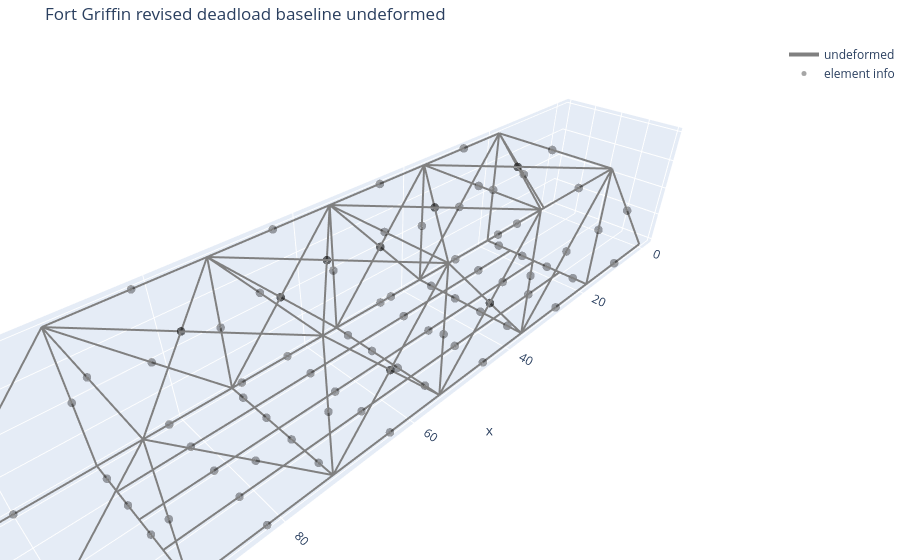

Notebook source saved alongside this figure:
### Code cell
# plotly plot 1
# undeformed only
# loads off

fig_undef = plot_structure_plotly(
    clean_model,
    data,
    U=None,
    scale=1.0,
    selector="all",
    show_undeformed=True,
    show_deformed=False,
    show_nodes=False,
    show_node_labels=False,
    show_element_hover=True,
    show_member_loads=False,
    title="Fort Griffin revised deadload baseline undeformed",
    save_html=str(plotly_undef_html),
    save_png=str(plotly_undef_png),
)

fig_undef.show()

print(f"Saved {plotly_undef_html}")
print(f"Saved {plotly_undef_png}")

### Figure 1 — Plotly figure (JSON) as saved in the notebook; plotly's stock layout.template omitted (floating-point values rounded to 4 significant figures; data arrays with more than 128 entries replaced by an {"elided": "..."} marker saying what was removed)
{"data": [{"hoverinfo": "skip", "line": {"color": "gray", "dash": "solid", "width": 4}, "mode": "lines", "name": "undeformed", "type": "scatter3d", "x": {"elided": "273 float values"}, "y": {"elided": "273 int values"}, "z": {"elided": "273 int values"}}, {"hovertemplate": "%{text}<extra></extra>", "marker": {"color": "black", "opacity": 0.35, "size": 5}, "mode": "markers", "name": "element info", "text": ["Element 101<br>type = 3D_truss<br>nodes = 1 to 2<br>section = lower_chord", "Element 102<br>type = 3D_truss<br>nodes = 2 to 3<br>section = lower_chord", "Element 103<br>type = 3D_truss<br>nodes = 3 to 4<br>section = lower_chord", "Element 104<br>type = 3D_truss<br>nodes = 4 to 5<br>section = lower_chord", "Element 105<br>type = 3D_truss<br>nodes = 5 to 6<br>section = lower_chord", "Element 106<br>type = 3D_truss<br>nodes = 6 to 7<br>section = lower_chord", "Element 107<br>type = 3D_truss<br>nodes = 1 to 8<br>section = upper_end", "Element 108<br>type = 3D_truss<br>nodes = 8 to 9<br>section = upper_chord", "Element 109<br>type = 3D_truss<br>nodes = 9 to 10<br>section = upper_chord", "Element 110<br>type = 3D_truss<br>nodes = 10 to 11<br>section = upper_chord", "Element 111<br>type = 3D_truss<br>nodes = 11 to 12<br>section = upper_chord", "Element 112<br>type = 3D_truss<br>nodes = 7 to 12<br>section = upper_end", "Element 113<br>type = 3D_truss<br>nodes = 2 to 8<br>section = vertical", "Element 114<br>type = 3D_truss<br>nodes = 3 to 9<br>section = vertical", "Element 115<br>type = 3D_truss<br>nodes = 4 to 10<br>section = vertical", "Element 116<br>type = 3D_truss<br>nodes = 5 to 11<br>section = vertical", "Element 117<br>type = 3D_truss<br>nodes = 6 to 12<br>section = vertical", "Element 118<br>type = 3D_truss<br>nodes = 3 to 8<br>section = diagonal", "Element 119<br>type = 3D_truss<br>nodes = 4 to 9<br>section = diagonal", "Element 120<br>type = 3D_truss<br>nodes = 4 to 11<br>section = diagonal", "Element 121<br>type = 3D_truss<br>nodes = 5 to 12<br>section = diagonal", "Element 122<br>type = 3D_truss<br>nodes = 3 to 10<br>section = tension_rod", "Element 123<br>type = 3D_truss<br>nodes = 5 to 10<br>section = tension_rod", "Element 201<br>type = 3D_truss<br>nodes = 13 to 14<br>section = lower_chord", "Element 202<br>type = 3D_truss<br>nodes = 14 to 15<br>section = lower_chord", "Element 203<br>type = 3D_truss<br>nodes = 15 to 16<br>section = lower_chord", "Element 204<br>type = 3D_truss<br>nodes = 16 to 17<br>section = lower_chord", "Element 205<br>type = 3D_truss<br>nodes = 17 to 18<br>section = lower_chord", "Element 206<br>type = 3D_truss<br>nodes = 18 to 19<br>section = lower_chord", "Element 207<br>type = 3D_truss<br>nodes = 13 to 20<br>section = upper_end", "Element 208<br>type = 3D_truss<br>nodes = 20 to 21<br>section = upper_chord", "Element 209<br>type = 3D_truss<br>nodes = 21 to 22<br>section = upper_chord", "Element 210<br>type = 3D_truss<br>nodes = 22 to 23<br>section = upper_chord", "Element 211<br>type = 3D_truss<br>nodes = 23 to 24<br>section = upper_chord", "Element 212<br>type = 3D_truss<br>nodes = 19 to 24<br>section = upper_end", "Element 213<br>type = 3D_truss<br>nodes = 14 to 20<br>section = vertical", "Element 214<br>type = 3D_truss<br>nodes = 15 to 21<br>section = vertical", "Element 215<br>type = 3D_truss<br>nodes = 16 to 22<br>section = vertical", "Element 216<br>type = 3D_truss<br>nodes = 17 to 23<br>section = vertical", "Element 217<br>type = 3D_truss<br>nodes = 18 to 24<br>section = vertical", "Element 218<br>type = 3D_truss<br>nodes = 15 to 20<br>section = diagonal", "Element 219<br>type = 3D_truss<br>nodes = 16 to 21<br>section = diagonal", "Element 220<br>type = 3D_truss<br>nodes = 16 to 23<br>section = diagonal", "Element 221<br>type = 3D_truss<br>nodes = 17 to 24<br>section = diagonal", "Element 222<br>type = 3D_truss<br>nodes = 15 to 22<br>section = tension_rod", "Element 223<br>type = 3D_truss<br>nodes = 17 to 22<br>section = tension_rod", "Element 301<br>type = 3D_frame<br>nodes = 2 to 25<br>section = floor_beam", "Element 302<br>type = 3D_frame<br>nodes = 25 to 26<br>section = floor_beam", "Element 303<br>type = 3D_frame<br>nodes = 26 to 27<br>section = floor_beam", "Element 304<br>type = 3D_frame<br>nodes = 27 to 14<br>section = floor_beam", "Element 305<br>type = 3D_frame<br>nodes = 3 to 28<br>section = floor_beam", "Element 306<br>type = 3D_frame<br>nodes = 28 to 29<br>section = floor_beam", "Element 307<br>type = 3D_frame<br>nodes = 29 to 30<br>section = floor_beam", "Element 308<br>type = 3D_frame<br>nodes = 30 to 15<br>section = floor_beam", "Element 309<br>type = 3D_frame<br>nodes = 4 to 31<br>section = floor_beam", "Element 310<br>type = 3D_frame<br>nodes = 31 to 32<br>section = floor_beam", "Element 311<br>type = 3D_frame<br>nodes = 32 to 33<br>section = floor_beam", "Element 312<br>type = 3D_frame<br>nodes = 33 to 16<br>section = floor_beam", "Element 313<br>type = 3D_frame<br>nodes = 5 to 34<br>section = floor_beam", "Element 314<br>type = 3D_frame<br>nodes = 34 to 35<br>section = floor_beam", "Element 315<br>type = 3D_frame<br>nodes = 35 to 36<br>section = floor_beam", "Element 316<br>type = 3D_frame<br>nodes = 36 to 17<br>section = floor_beam", "Element 317<br>type = 3D_frame<br>nodes = 6 to 37<br>section = floor_beam", "Element 318<br>type = 3D_frame<br>nodes = 37 to 38<br>section = floor_beam", "Element 319<br>type = 3D_frame<br>nodes = 38 to 39<br>section = floor_beam", "Element 320<br>type = 3D_frame<br>nodes = 39 to 18<br>section = floor_beam", "Element 401<br>type = 3D_frame<br>nodes = 25 to 28<br>section = stringer_heavy", "Element 402<br>type = 3D_frame<br>nodes = 28 to 31<br>section = stringer_heavy", "Element 403<br>type = 3D_frame<br>nodes = 31 to 34<br>section = stringer_heavy", "Element 404<br>type = 3D_frame<br>nodes = 34 to 37<br>section = stringer_heavy", "Element 405<br>type = 3D_frame<br>nodes = 26 to 29<br>section = stringer_light", "Element 406<br>type = 3D_frame<br>nodes = 29 to 32<br>section = stringer_light", "Element 407<br>type = 3D_frame<br>nodes = 32 to 35<br>section = stringer_light", "Element 408<br>type = 3D_frame<br>nodes = 35 to 38<br>section = stringer_light", "Element 409<br>type = 3D_frame<br>nodes = 27 to 30<br>section = stringer_heavy", "Element 410<br>type = 3D_frame<br>nodes = 30 to 33<br>section = stringer_heavy", "Element 411<br>type = 3D_frame<br>nodes = 33 to 36<br>section = stringer_heavy", "Element 412<br>type = 3D_frame<br>nodes = 36 to 39<br>section = stringer_heavy", "Element 501<br>type = 3D_truss<br>nodes = 8 to 20<br>section = top_lateral_bracing", "Element 502<br>type = 3D_truss<br>nodes = 9 to 21<br>section = top_lateral_bracing", "Element 503<br>type = 3D_truss<br>nodes = 10 to 22<br>section = top_lateral_bracing", "Element 504<br>type = 3D_truss<br>nodes = 11 to 23<br>section = top_lateral_bracing", "Element 505<br>type = 3D_truss<br>nodes = 12 to 24<br>section = top_lateral_bracing", "Element 506<br>type = 3D_truss<br>nodes = 8 to 21<br>section = top_lateral_bracing", "Element 507<br>type = 3D_truss<br>nodes = 20 to 9<br>section = top_lateral_bracing", "Element 508<br>type = 3D_truss<br>nodes = 9 to 22<br>section = top_lateral_bracing", "Element 509<br>type = 3D_truss<br>nodes = 21 to 10<br>section = top_lateral_bracing", "Element 510<br>type = 3D_truss<br>nodes = 10 to 23<br>section = top_lateral_bracing", "Element 511<br>type = 3D_truss<br>nodes = 22 to 11<br>section = top_lateral_bracing", "Element 512<br>type = 3D_truss<br>nodes = 11 to 24<br>section = top_lateral_bracing", "Element 513<br>type = 3D_truss<br>nodes = 23 to 12<br>section = top_lateral_bracing"], "type": "scatter3d", "x": [9.088, 27.26, 45.44, 63.62, 81.79, 99.97, 9.088, 27.26, 45.44, 63.62, 81.79, 99.97, 18.18, 36.35, 54.53, 72.7, 90.88, 27.26, 45.44, 63.62, 81.79, 45.44, 63.62, 9.088, 27.26, 45.44, 63.62, 81.79, 99.97, 9.088, 27.26, 45.44, 63.62, 81.79, 99.97, 18.18, 36.35, 54.53, 72.7, 90.88, 27.26, 45.44, 63.62, 81.79, 45.44, 63.62, 18.18, 18.18, 18.18, 18.18, 36.35, 36.35, 36.35, 36.35, 54.53, 54.53, 54.53, 54.53, 72.7, 72.7, 72.7, 72.7, 90.88, 90.88, 90.88, 90.88, 27.26, 45.44, 63.62, 81.79, 27.26, 45.44, 63.62, 81.79, 27.26, 45.44, 63.62, 81.79, 18.18, 36.35, 54.53, 72.7, 90.88, 27.26, 27.26, 45.44, 45.44, 63.62, 63.62, 81.79, 81.79], "y": [0, 0, 0, 0, 0, 0, 0, 0, 0, 0, 0, 0, 0, 0, 0, 0, 0, 0, 0, 0, 0, 0, 0, 20, 20, 20, 20, 20, 20, 20, 20, 20, 20, 20, 20, 20, 20, 20, 20, 20, 20, 20, 20, 20, 20, 20, 2.5, 7.5, 12.5, 17.5, 2.5, 7.5, 12.5, 17.5, 2.5, 7.5, 12.5, 17.5, 2.5, 7.5, 12.5, 17.5, 2.5, 7.5, 12.5, 17.5, 5, 5, 5, 5, 10, 10, 10, 10, 15, 15, 15, 15, 10, 10, 10, 10, 10, 10, 10, 10, 10, 10, 10, 10, 10], "z": [0, 0, 0, 0, 0, 0, 10, 20, 20, 20, 20, 10, 10, 10, 10, 10, 10, 10, 10, 10, 10, 10, 10, 0, 0, 0, 0, 0, 0, 10, 20, 20, 20, 20, 10, 10, 10, 10, 10, 10, 10, 10, 10, 10, 10, 10, 0, 0, 0, 0, 0, 0, 0, 0, 0, 0, 0, 0, 0, 0, 0, 0, 0, 0, 0, 0, 0, 0, 0, 0, 0, 0, 0, 0, 0, 0, 0, 0, 20, 20, 20, 20, 20, 20, 20, 20, 20, 20, 20, 20, 20]}], "layout": {"margin": {"b": 0, "l": 0, "r": 0, "t": 40}, "scene": {"aspectmode": "data", "xaxis": {"title": {"text": "x"}}, "yaxis": {"title": {"text": "y"}}, "zaxis": {"title": {"text": "z"}}}, "showlegend": true, "title": {"text": "Fort Griffin revised deadload baseline undeformed"}}}
